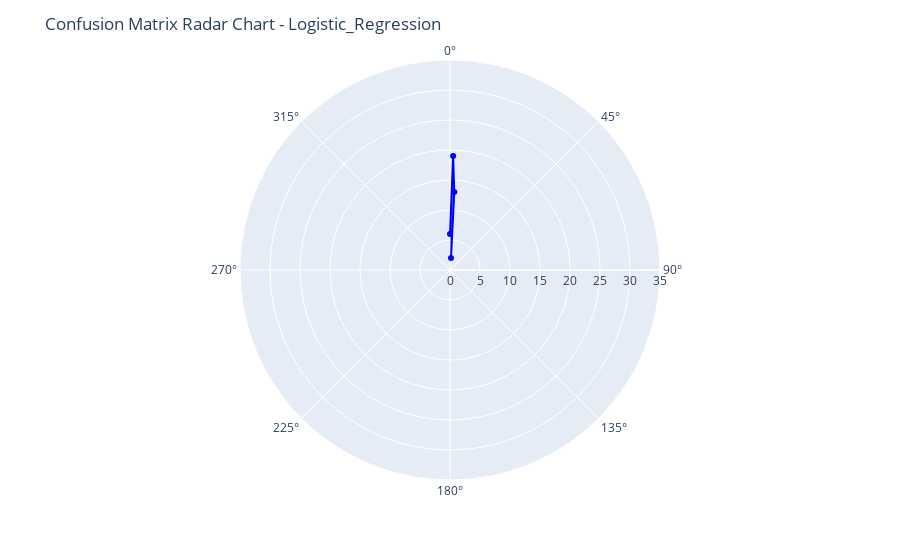
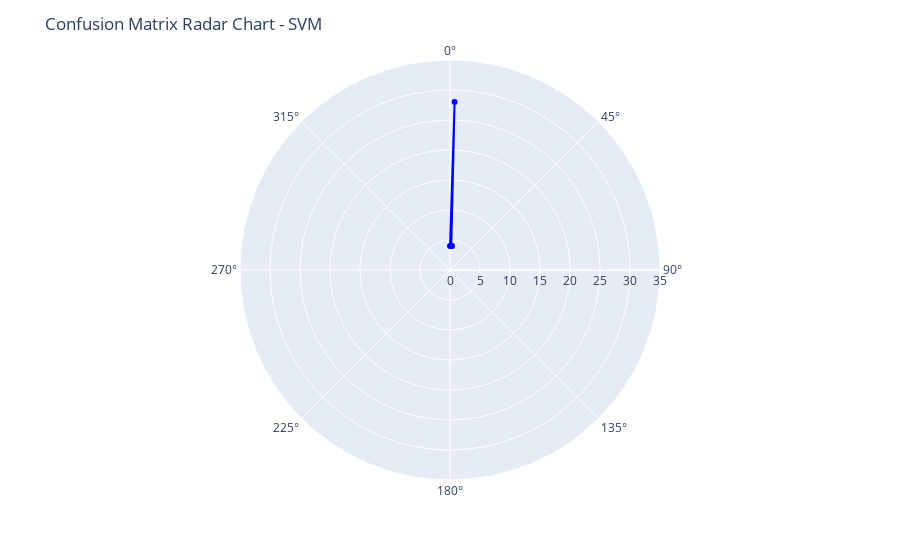
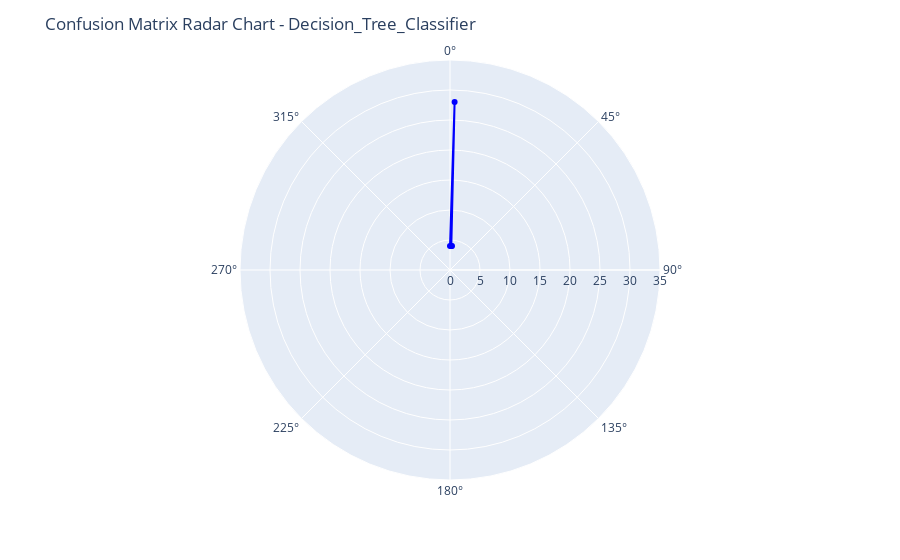
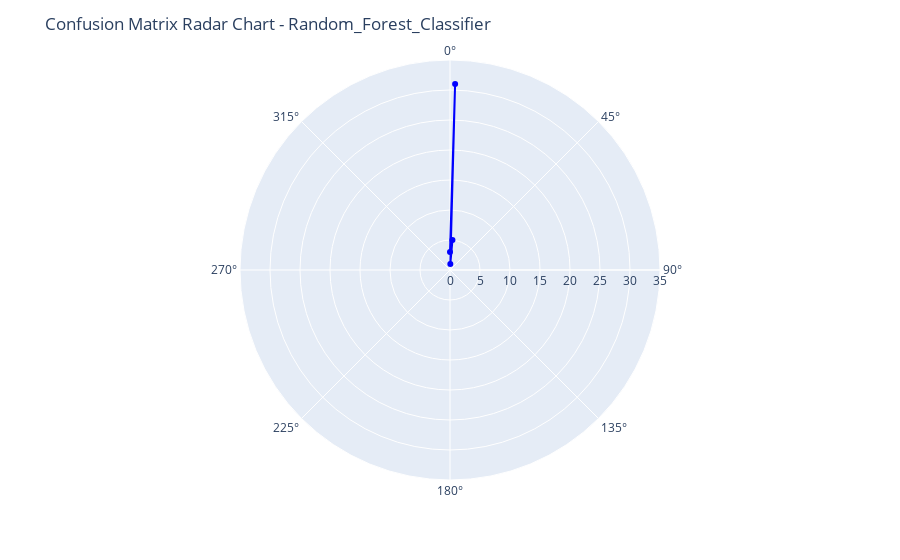

Notebook code cell kept with these figures, in order:
### Code cell
import plotly.express as px
import numpy as np

# Define labels for radar chart axes
labels = ['True Positive', 'False Negative', 'False Positive', 'True Negative']

# Iterate over each model's confusion matrix and plot a radar chart
for cm in models_scores_confusion_matrix:
    model = cm[0]
    data = cm[1].flatten()
    
    # Compute angle for each axis
    angles = np.linspace(0, 2 * np.pi, len(labels), endpoint=False).tolist()
    
    # The plot is circular, so we "roll" the labels and data to start from the top
    data = np.roll(data, 1)
    labels = np.roll(labels, 1)
    
    # Create a new figure for each radar chart
    fig = px.line_polar()

    # Plot radar chart
    fig.add_scatterpolar(
        r=data,
        theta=angles,
        fill='toself',
        line=dict(color='blue', width=2),
        name=model
    )

    # Update layout for the radar chart
    fig.update_layout(
        polar=dict(
            radialaxis=dict(visible=True, range=[0, 35])
        ),
        title=f'Confusion Matrix Radar Chart - {model}'
    )

    # Show the radar chart
    fig.show()

### Figure 1 — Plotly figure (JSON) as saved in the notebook; plotly's stock layout.template omitted (floating-point values rounded to 4 significant figures)
{"data": [{"hovertemplate": "<extra></extra>", "legendgroup": "", "line": {"color": "#636efa", "dash": "solid"}, "marker": {"symbol": "circle"}, "mode": "lines", "name": "", "showlegend": false, "subplot": "polar", "type": "scatterpolar"}, {"fill": "toself", "line": {"color": "blue", "width": 2}, "name": "Logistic_Regression", "r": [6, 19, 13, 2], "theta": [0, 1.571, 3.142, 4.712], "type": "scatterpolar"}], "layout": {"legend": {"tracegroupgap": 0}, "margin": {"t": 60}, "polar": {"angularaxis": {"direction": "clockwise", "rotation": 90}, "domain": {"x": [0, 1], "y": [0, 1]}, "radialaxis": {"range": [0, 35], "visible": true}}, "title": {"text": "Confusion Matrix Radar Chart - Logistic_Regression"}}}

### Figure 2 — Plotly figure (JSON) as saved in the notebook; plotly's stock layout.template omitted (floating-point values rounded to 4 significant figures)
{"data": [{"hovertemplate": "<extra></extra>", "legendgroup": "", "line": {"color": "#636efa", "dash": "solid"}, "marker": {"symbol": "circle"}, "mode": "lines", "name": "", "showlegend": false, "subplot": "polar", "type": "scatterpolar"}, {"fill": "toself", "line": {"color": "blue", "width": 2}, "name": "SVM", "r": [4, 28, 4, 4], "theta": [0, 1.571, 3.142, 4.712], "type": "scatterpolar"}], "layout": {"legend": {"tracegroupgap": 0}, "margin": {"t": 60}, "polar": {"angularaxis": {"direction": "clockwise", "rotation": 90}, "domain": {"x": [0, 1], "y": [0, 1]}, "radialaxis": {"range": [0, 35], "visible": true}}, "title": {"text": "Confusion Matrix Radar Chart - SVM"}}}

### Figure 3 — Plotly figure (JSON) as saved in the notebook; plotly's stock layout.template omitted (floating-point values rounded to 4 significant figures)
{"data": [{"hovertemplate": "<extra></extra>", "legendgroup": "", "line": {"color": "#636efa", "dash": "solid"}, "marker": {"symbol": "circle"}, "mode": "lines", "name": "", "showlegend": false, "subplot": "polar", "type": "scatterpolar"}, {"fill": "toself", "line": {"color": "blue", "width": 2}, "name": "Decision_Tree_Classifier", "r": [4, 28, 4, 4], "theta": [0, 1.571, 3.142, 4.712], "type": "scatterpolar"}], "layout": {"legend": {"tracegroupgap": 0}, "margin": {"t": 60}, "polar": {"angularaxis": {"direction": "clockwise", "rotation": 90}, "domain": {"x": [0, 1], "y": [0, 1]}, "radialaxis": {"range": [0, 35], "visible": true}}, "title": {"text": "Confusion Matrix Radar Chart - Decision_Tree_Classifier"}}}

### Figure 4 — Plotly figure (JSON) as saved in the notebook; plotly's stock layout.template omitted (floating-point values rounded to 4 significant figures)
{"data": [{"hovertemplate": "<extra></extra>", "legendgroup": "", "line": {"color": "#636efa", "dash": "solid"}, "marker": {"symbol": "circle"}, "mode": "lines", "name": "", "showlegend": false, "subplot": "polar", "type": "scatterpolar"}, {"fill": "toself", "line": {"color": "blue", "width": 2}, "name": "Random_Forest_Classifier", "r": [3, 31, 1, 5], "theta": [0, 1.571, 3.142, 4.712], "type": "scatterpolar"}], "layout": {"legend": {"tracegroupgap": 0}, "margin": {"t": 60}, "polar": {"angularaxis": {"direction": "clockwise", "rotation": 90}, "domain": {"x": [0, 1], "y": [0, 1]}, "radialaxis": {"range": [0, 35], "visible": true}}, "title": {"text": "Confusion Matrix Radar Chart - Random_Forest_Classifier"}}}
